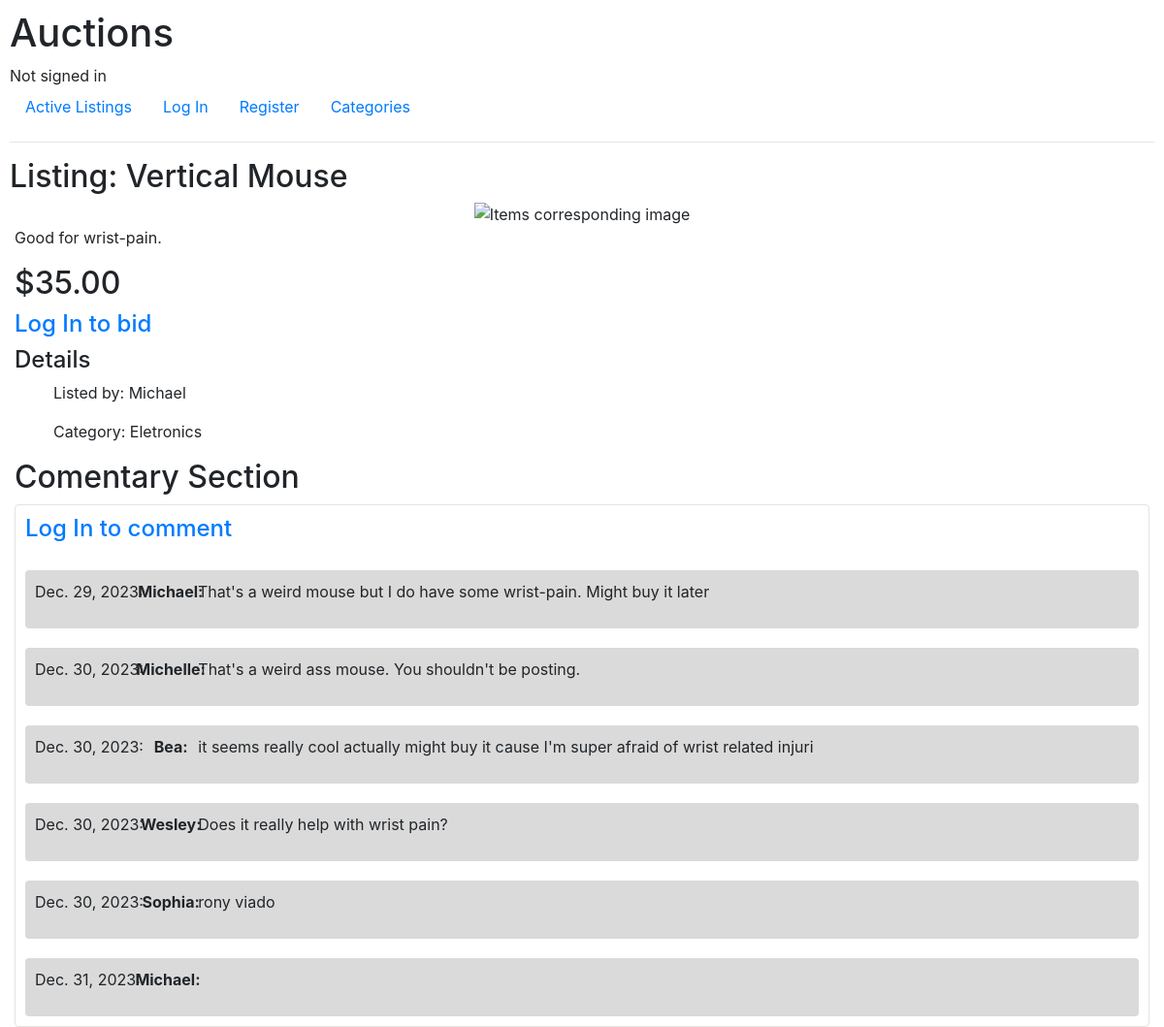
Page /listings/1 on the committed database.
### auctions/models.py (models this page shows, shortened)
class Listing(models.Model):
    title = models.CharField(max_length=120)
    description = models.TextField(max_length = 500, blank=True)
    imageURL = models.CharField(max_length = 1000, blank=True)
    startBid = models.FloatField()
    isActive = models.BooleanField(default=True)
    owner = models.ForeignKey(User, on_delete = models.CASCADE, related_name = "listings")
    category = models.ForeignKey(Category, blank=True, null=True, on_delete = models.CASCADE, related_name = "listings")
    interestedUsers = models.ManyToManyField(User, blank=True,  null = True, related_name = "watchlist")

class Bid(models.Model):
    bidder = models.ForeignKey(User, on_delete = models.DO_NOTHING, related_name = "bids")
    item = models.ForeignKey(Listing, on_delete = models.DO_NOTHING, related_name = "bids")
    value = models.FloatField()

class User(AbstractUser):
    def __str__(self):
        return f"{self.first_name} {self.last_name}"

class Category(models.Model):
    categoryName = models.CharField(max_length=64)

class Comment(models.Model):
    commenter = models.ForeignKey(User, on_delete = models.DO_NOTHING, related_name = "commentaries")
    item = models.ForeignKey(Listing, on_delete = models.DO_NOTHING, related_name = "commentaries")
    content = models.TextField()
    date = models.DateTimeField(auto_now_add=True)

### auctions/views.py (the view)
# urls.py: path("listings/<int:listingId>", views.viewListing, name="viewListing"),
def viewListing(request, listingId):
    item = Listing.objects.get(id=listingId)
    return render(request, "auctions/viewListing.html", {
        "item": item,
    })

### auctions/templates/auctions/viewListing.html (shortened to what this page needs)
{% extends "auctions/layout.html" %}
{% block body %}
<h2>Listing: {{item.title}}</h2>
<div class="principal-box-view">
    <div class="image-view-listing-div">
        {% if item.imageURL != "" %}
            <img class="image-box" src="{{ item.imageURL }}" alt="Items corresponding image">
        {% else %}
            <img src="https://t4.ftcdn.net/jpg/04/73/25/49/360_F_473254957_bxG9yf4ly7OBO5I0O5KABlN930GwaMQz.jpg" alt="No image icon">
        {% endif %}
    </div>
    <p>{{item.description}}</p>
    {% if item.bids.all.count == 0 %}
        <h2>${{item.startBid|floatformat:2}}</h2>
    {% else %}
        <h2>${{item.bids.last.value|floatformat:2}}</h2>
    {% endif %}
    {% if user.is_authenticated and item.isActive %}
        {% if message %}
            <div class="error-message-div">{{ message }}</div>
        {% endif %}
        {% if item.bids.all.count == 0 %}
            <p>No bids for this item so far. Be the first to bid!</p>
        {% else %}
        <p>{{item.bids.all.count}} bid(s) so far.</p>
                {% if item.bids.last.bidder == user %}
                    <p>Your bid is the current bid.</p>
                {% endif %}
        {% endif %}
        <form action="{% url 'makeBid' item.id %}" method="post">
            {% csrf_token %}
            <div class="form-group">
                <input class="form-control" name="bid" placeholder="Bid"></input>
                <input type="hidden" name="bidderId" value="{{ user.id }}" />
            </div>
            <input class="btn btn-primary" type="submit" value="Place bid">
        </form>
    {% elif user.is_authenticated == False and item.isActive %}
        <h4><a href="{% url 'login' %}"> Log In to bid</a></h4>
    {% endif %}
    <h4>Details</h4>
    <ul>Listed by: {{item.owner.username.title}}</ul>
    <ul>
        {% if item.category == null %}
        Category: No Category Listed
        {% else %}
        Category: {{item.category.categoryName}}
        {% endif %}
    </ul>
    <h2>Comentary Section</h2>
    <div class="principal-commentary-box">
        {% if user.is_authenticated %}
        <form action="{% url 'makeComment' item.id %}" method="post">
            {% csrf_token %}
            <div class="make-comentery-box">
                <textarea class="form-control" name="content" placeholder="Add a comment" rows="3"></textarea>
            </div>
            <input type="hidden" name="commenterId" value="{{ user.id }}" />
            <input class="comment-btn" type="submit" value="Comment"></input>
        </form>
        {% else %}
        <div class="log-in-box-commentary">
            <h4><a href="{% url 'login' %}"> Log In to comment</a></h4>
        </div>
        {% endif %}
        {% for commentary in item.commentaries.all %}
        <div class="commentary-box">
            <p>{{commentary.date.date}}:</p>
            <span>{{commentary.commenter.username.title}}:</span>
            <p>{{commentary.content}}</p>
        </div>
        {% endfor %}
    </div>
</div>
{% endblock %}

### auctions/static/auctions/styles.css (style rules this page uses)
body { padding: 10px; }
.principal-box-view { display: flex; flex-direction: column; height:100vh; margin:5px; }
.principal-commentary-box { display: flex; flex-direction: column; border-radius: 4px; border: solid 1px rgb(229, 226, 226); }
.log-in-box-commentary { margin: 10px; }

### rows in the picture
Listing: title "Vertical Mouse", description "Good for wrist-pain.", bids.last.value "35.00", owner.username "Michael", category.categoryName "Eletronics"
Comment: date "Dec. 29, 2023", commenter.username "Michael", content "That's a weird mouse but I do have some wrist-pain. Might buy it later"
Comment: date "Dec. 30, 2023", commenter.username "Michelle", content "That's a weird ass mouse. You shouldn't be posting."
Comment: date "Dec. 30, 2023", commenter.username "Bea", content "it seems really cool actually might buy it cause I'm super afraid of wrist related injuri"
Comment: date "Dec. 30, 2023", commenter.username "Wesley", content "Does it really help with wrist pain?"
Comment: date "Dec. 30, 2023", commenter.username "Sophia", content "rony viado"
Comment: date "Dec. 31, 2023", commenter.username "Michael"
